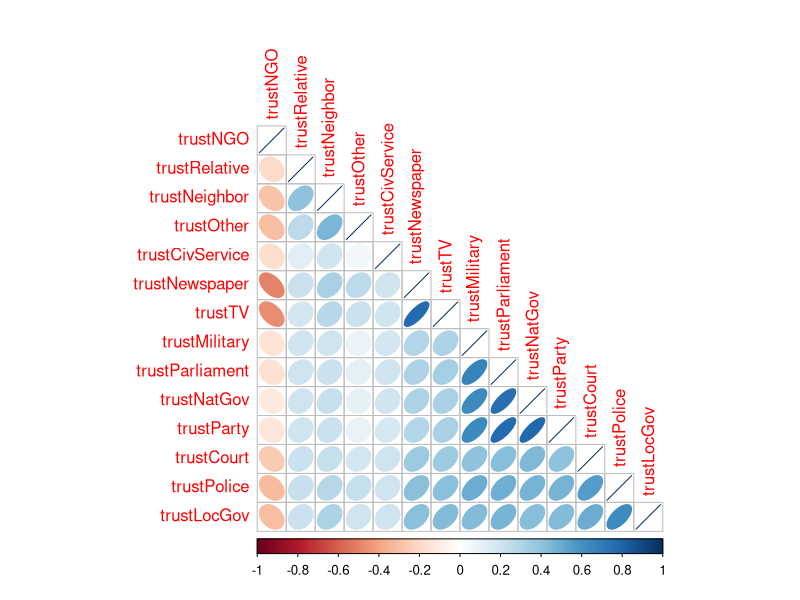

The R source for this figure:
## ---- chunk 1
library(haven)
options(digits=2)

setwd("E:/SynologyDrive/Github/Quantitative_Analysis_II/hwk03/")
data <- read_dta('./abs.dta')
summary(data)
data <- na.omit(data)
## ---- chunk 2
n <- dim(data)[1]
corMat <- cor(data, use = "pairwise.complete.obs") #correlation matrix
library(corrplot)
res <- cor.mtest(data, conf.level = 0.95)
corrplot(corMat, method = "ellipse", type = "lower", p.mat = res$p, sig.level = 0.05, order = "hclust")
## ---- chunk 3
library(psych)
alpha(data, check.keys=TRUE)
## ---- chunk 4
# ev <- eigen(corMat)
# ev$values 
# 
# pcafit <- princomp(~., data=data, cor=TRUE)
# summary(pcafit) # print variance accounted for
# loadings(pcafit) # pc loadings
# plot(pcafit,type="lines") # scree plot
# # pcafit$scores # the principal components
# # biplot(pcafit)


# fit1 <- principal(dat, nfactors=14, rotate="varimax")

fit1 <- principal(data, nfactors = 14, rotate="none")
print(fit1, digits=2)
fit1$uniquenesses
## ---- chunk 5
M1 <- factanal(~., data = data, factors = 3 , scores = "regression") 
M2 <- update(M1, factor = 3, roation = "varimax", SMC = T)
print(M2, digits=2, cutoff=.3, sort=TRUE)
## ---- chunk 6
smc(data)
cov2cor(solve(corMat))
KMO(data)
# cov2cor(KMO(data)$ImCov)
## ---- chunk 7
fac_data <- data[, -c(5, 12, 2, 3)]
M1 <- factanal(~., data = fac_data, factors = 3 , scores = "regression") 
M2 <- update(M1, factor = 3, roation = "varimax", SMC = T)
print(M2, digits=2, cutoff=.3, sort=TRUE)
